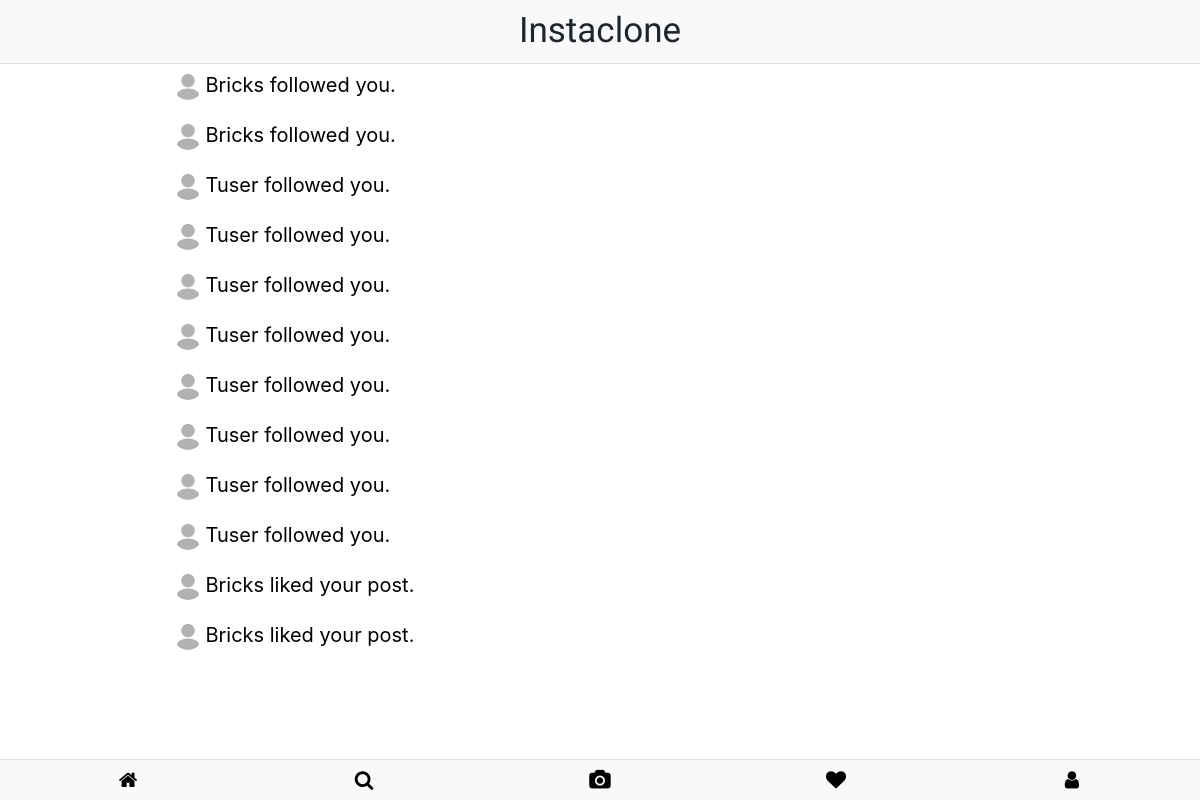
Screenshot of /activity/ (signed in) with the database file from the repository.
### user_activity/models.py (models this page shows)
class Act(models.Model):
    to_user = models.ForeignKey(settings.AUTH_USER_MODEL, on_delete=models.CASCADE, related_name='reciving')
    from_user = models.ForeignKey(settings.AUTH_USER_MODEL, on_delete=models.CASCADE, related_name='acting')
    act = models.TextField()
    act_time = models.DateTimeField(default=timezone.now())
    def __str__(self):
        if self.act == 'followed':
            return f'{self.from_user} {self.act} you.'
        else:
            return f'{self.from_user} {self.act} your post.'

### accounts/models.py (models this page shows, shortened)
class MyUser(AbstractBaseUser):
	username = models.CharField(max_length=300,
								unique=True,
								validators = [RegexValidator(regex = USERNAME_REGEX,
															 message='Username must be alphanumeric or contain numbers.',
															 code='invalid_username')])
	email = models.EmailField(max_length=255, unique=True, verbose_name='Email Address')
	name = models.CharField(max_length=300, verbose_name="Full Name")
	bio = models.TextField(max_length=255,
						   verbose_name='Bio',
						   blank=True,
						   null=True)
	picture = models.ImageField(verbose_name='Profile Picture',
								blank=True,
								upload_to='profile_pic',
								default='/profile_pic/default.jpg')
	followers = models.ManyToManyField(settings.AUTH_USER_MODEL, blank=True, related_name='user_follower')
	following = models.ManyToManyField(settings.AUTH_USER_MODEL, blank=True, related_name='user_following')
	is_admin = models.BooleanField(default=False)
	is_staff = models.BooleanField(default=False)
	objects = MyUserManager()
	USERNAME_FIELD = 'username'
	REQUIRED_FIELDS = ['email', 'name']
	def __str__(self):
		return str(self.username)

### user_activity/views.py (the view)
# urls.py: path('activity/', views.activity, name='activity'),
def activity(request):
    activities = Act.objects.filter(to_user=request.user).order_by('-act_time')
    return render(request=request,
                  template_name='activity/activity.html',
                  context={'activites':activities})

### template/activity/activity.html (shortened to what this page needs)
{% extends "base.html" %}
{% load static i18n %}
{% block head %}<link rel="stylesheet" href="{% static 'css/home/home.css' %}">{% endblock %}
{% block nav %} <a class="navbar-link insta"><span>Instaclone</span></a> {% endblock %}
{% block content %}
{% if activites %}
    {% for activity in activites %}
        <a href="{% url 'accounts:detail' activity.from_user %}" class="act-a">
            <p class="e-activity">
                <img src="{{ activity.from_user.picture.url }}" class="act-im" align="left">
                {{ activity }}
            </p>
        </a>
    {% endfor %}
{% endif %}
{% endblock %}

### static/css/main.css (style rules this page uses)
:root { font-size: 10px; }
*, *::before, *::after { box-sizing: border-box; }
body { font-family: "Open Sans", Arial, sans-serif; min-height: 100vh; background-color: #fafafa; color: #262626; padding-bottom: 3rem; }
img { display: block; }
.insta { font-family: 'Lobster Two', cursive;; text-align: center; width: 100%; font-size: 3.5rem; }
a, a:visited, a:focus, a:link { text-decoration: none; color: black }
.e-activity { font-size: 2rem; margin-bottom: 20px; }
.act-im { height: 30px; width: 30px; border-radius: 50%; display: block; }

### rows the page displays
Act: from_user.picture (placeholder picture), act+from_user "Bricks followed you."
Act: from_user.picture (placeholder picture), act+from_user "Bricks followed you."
Act: from_user.picture (placeholder picture), act+from_user "Tuser followed you."
Act: from_user.picture (placeholder picture), act+from_user "Tuser followed you."
Act: from_user.picture (placeholder picture), act+from_user "Tuser followed you."
Act: from_user.picture (placeholder picture), act+from_user "Tuser followed you."
Act: from_user.picture (placeholder picture), act+from_user "Tuser followed you."
Act: from_user.picture (placeholder picture), act+from_user "Tuser followed you."
Act: from_user.picture (placeholder picture), act+from_user "Tuser followed you."
Act: from_user.picture (placeholder picture), act+from_user "Tuser followed you."
Act: from_user.picture (placeholder picture), act+from_user "Bricks liked your post."
Act: from_user.picture (placeholder picture), act+from_user "Bricks liked your post."
